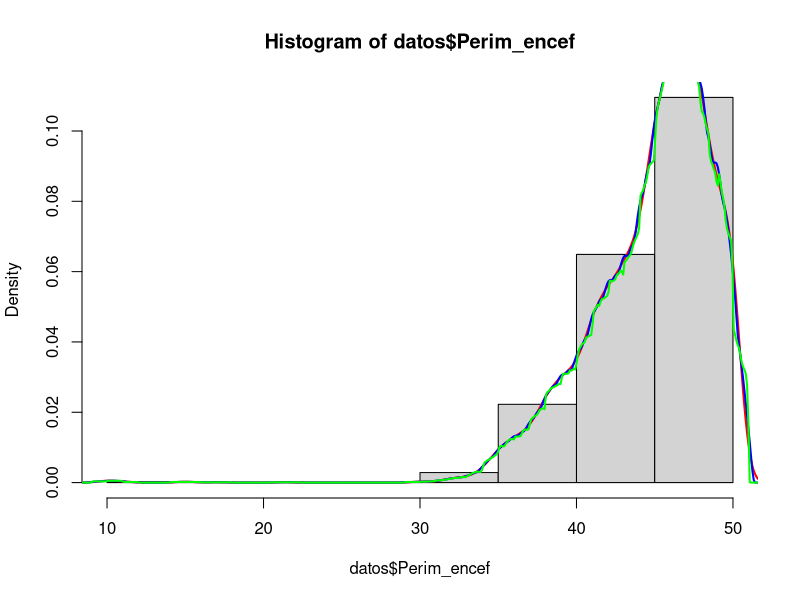
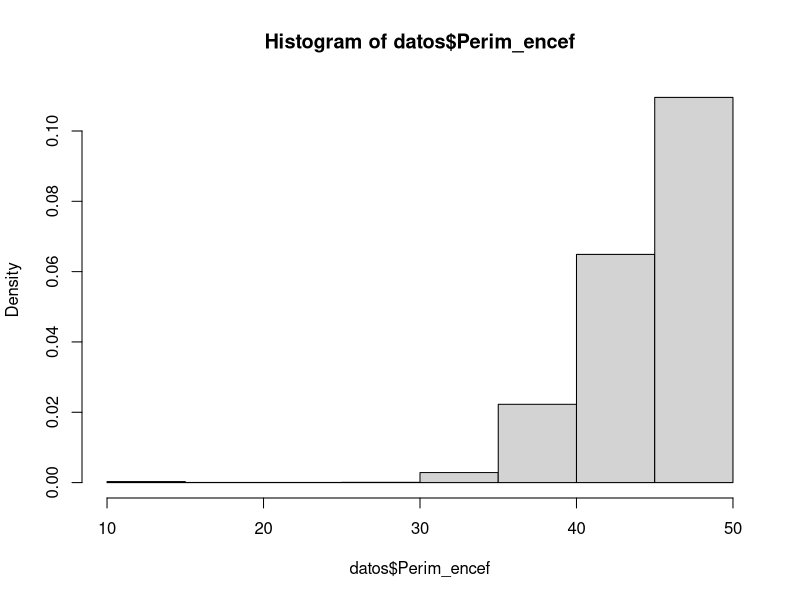
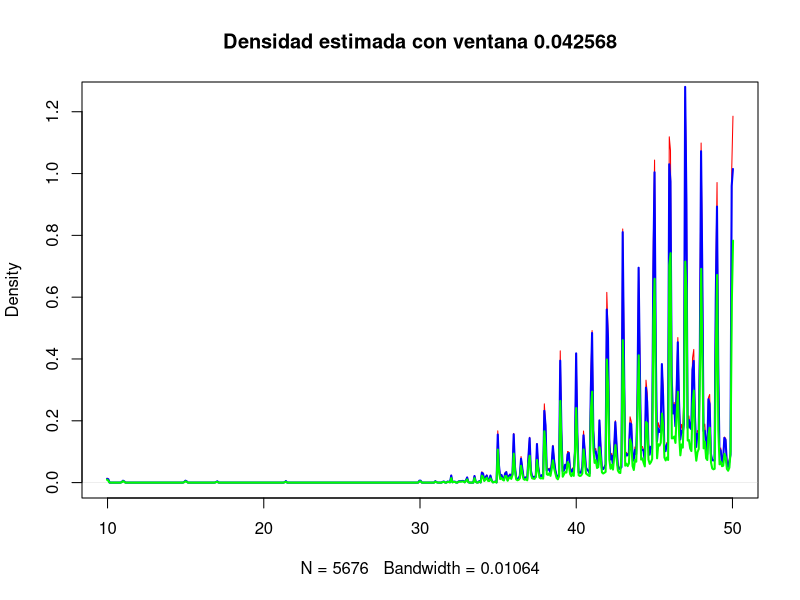
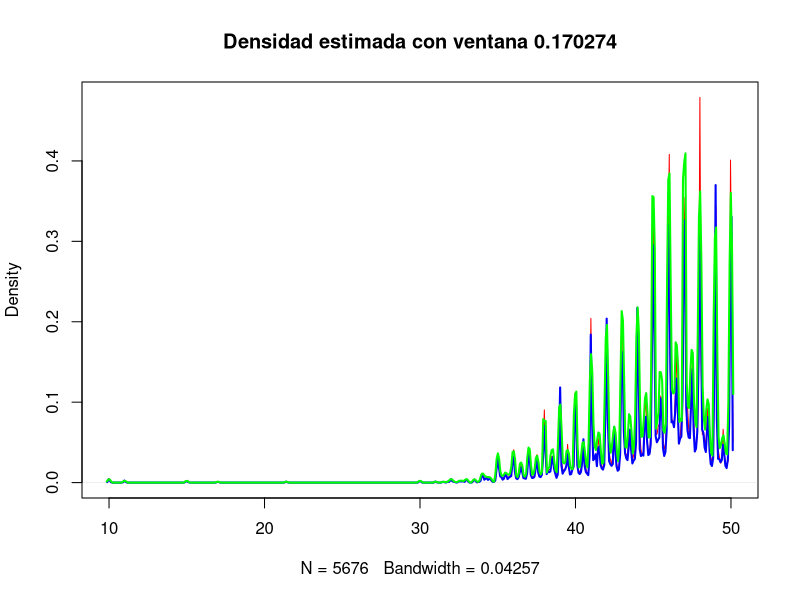

Source code (R) for these figures, in order:
# Actividad 1



data_prep <- function() {
    datos_encuesta <- read.table("./ENNyS_menorA2.txt", header = TRUE)

    datos_encuesta$Sexo <- as.factor(datos_encuesta$Sexo)
    datos_encuesta$Tipo_embarazo <- as.factor(datos_encuesta$Tipo_embarazo)
    datos_encuesta
}

datos <- data_prep()

ejercicio1 <- function() {
    hist(datos$Perim_encef, probability = TRUE)

    kernels <- c("gaussian", "epanechnikov", "rectangular")
    colors <- c("red", "blue", "green")

    for (i in seq_along(kernels)) {
        kde_perim_encef <- density(
            datos$Perim_encef,
            kernel = kernels[i]
        )
        lines(kde_perim_encef, col = colors[i], lw = "2")
    }
}

ejercicio1()

# Se puede observar que la densidad estimada por cada uno de los núcleos proporcionados ajustan
# de forma muy similar y que se asimilan al histograma.

print(sum(datos$Edad > 2))

# Es manual o hay que hacerlo más sofisticado
# Podemos usar esto ? integrate areas under curves
# library(sfsmisc)
# total <- integrate.xy(d$x, d$a) + integrate.xy(d$x, d$b)
ejercicio2 <- function() {
    # Consultar como hacerlo con el histograma.
    # ¿Debemos modificar el histograma default?
    histogram_perim_encef <- hist(
        datos$Perim_encef,
        probability = TRUE
    )
    lower_bound <- 42
    upper_bound <- 48

    kde_perim_encef_epa <- density(
        datos$Perim_encef,
        kernel = "epanechnikov"
    )

    indices_in_range <- (kde_perim_encef_epa$x >= lower_bound &
        kde_perim_encef_epa$x <= upper_bound)
    dx <- diff(kde_perim_encef_epa$x[1:2])

    density_in_range <- kde_perim_encef_epa$y[indices_in_range]
    prob_between <- sum(density_in_range) * dx
    print(prob_between)
}

ejercicio2()

# Consultar que concluir en qué pasa
ejercicio3 <- function() {
    kernels <- c("gaussian", "epanechnikov", "rectangular")
    colors <- c("red", "blue", "green")
    dx <- NULL
    for (i in seq_along(kernels)) {
        kde_perim_encef <- density(
            datos$Perim_encef,
            kernel = kernels[i]
        )
        dx <- diff(kde_perim_encef$x[1:2])
        cat("Ventana para núcleo", kernels[i], ":", dx, "\n")
    }

    for (i in seq_along(kernels)) {
        kde_perim_encef <- density(
            datos$Perim_encef,
            kernel = kernels[i],
            width = dx / 2
        )

        if (i == 1){
            plot(
                kde_perim_encef,
                col = colors[i],
                main = sprintf("Densidad estimada con ventana %f", dx / 2)
            )
        }
        else{
            lines(
                kde_perim_encef,
                col = colors[i],
                lw = "2"
            )
        }
    }

    for (i in seq_along(kernels)) {
        kde_perim_encef <- density(
            datos$Perim_encef,
            kernel = kernels[i],
            width = dx * 2
        )

        if (i == 1){
            plot(
                kde_perim_encef,
                col = colors[i],
                main = sprintf("Densidad estimada con ventana %f", dx * 2)
            )
        }
        else{
            lines(
                kde_perim_encef,
                col = colors[i],
                lw = "2"
            )
        }
    }
}

ejercicio3()
